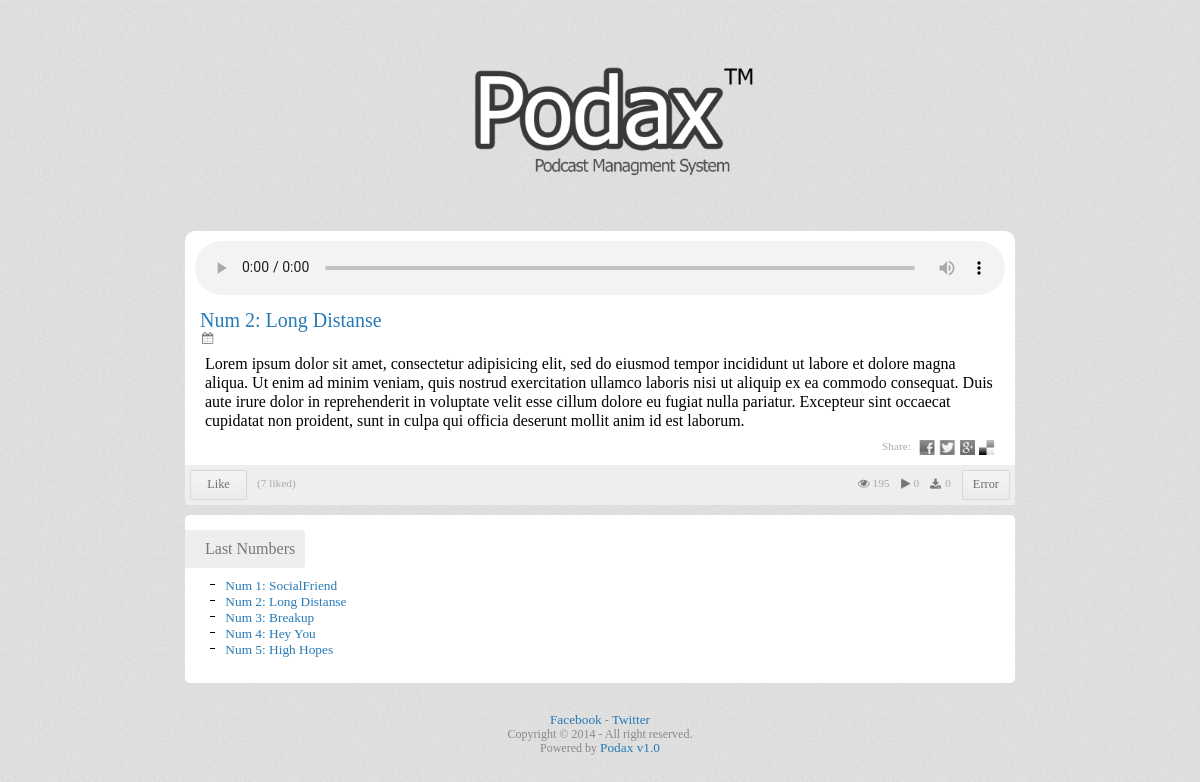
The app's page /index.php?id=2 with its own data.
### tables this page shows
CREATE TABLE IF NOT EXISTS `posts` (
  `id` int(10) NOT NULL AUTO_INCREMENT,
  `name` varchar(50) NOT NULL,
  `description` text NOT NULL,
  `link` text NOT NULL,
  `like_count` int(11) NOT NULL,
  `views` int(11) NOT NULL,
  `dl_count` int(11) NOT NULL,
  `play_count` int(11) NOT NULL,
  `date` varchar(50) NOT NULL,
  PRIMARY KEY (`id`)
);

### index.php (the view, shortened to what this page needs)
<!DOCTYPE html>
<?php
	include('functions.php');
?>
<html>
    <head>
        <link rel="stylesheet" type="text/css" href="styles/reset.css">
        <link rel="stylesheet" type="text/css" href="styles/style.css">
    </head>
    <body>
        <div id="container">
            <div id="container-div" class="center">
                <div id="logo">
                <a href="/"><img src="images/logo.png" alt=""></a>
                </div>
                <div id="last-describ">
                    <audio controls preload="none" onplay="playcount(<?php get_detail(0,'info','echo');?>);">
                      <source src="<?php get_detail(5,'info','echo');?>" type="audio/mpeg">
                    </audio>
                    <span>
                        <a href="/index.php?id=<?php get_detail(0,'info','echo');?>"><h2><?php echo get_lang(11,'return')." ". get_detail(0,'info','return') . ": " . get_detail(1,'info','return'); ?></h2></a>
                        <span id="description"><span class="icon" id="calendar"></span><?php get_detail(8,'info','echo');?></span>
                        <p>
                            <?php get_detail(2,'info','echo');?>
                        </p>
                        <span id="last-describ-opt-share"><label><?php get_lang(4);?>:</label>
                            <span>
                           <a href="javascript:window.open('https://www.facebook.com/sharer/sharer.php?u=<?php get_detail(3,'options','echo');?>index.php?id=<?php get_detail(0,'info','echo');?>&t=<?php echo get_lang(11,'return')." ". get_detail(0,'info','return') . ": " . get_detail(1,'info','return') ?>','Share','width=500,height=260')"><span class="content-posts-bottom-options-sharing-item" id="content-posts-bottom-options-sharing-fb"></span></a>
                           <a href="javascript:window.open('https://twitter.com/intent/tweet?original_referer=&related=anywhereTheJavascriptAPI&text=<?php echo get_lang(11,'return')." ". get_detail(0,'info','return') . ": " . get_detail(1,'info','return') ?>&hashtags=<?php get_detail(1,'options','echo') ?>&tw_p=tweetbutton&url==<?php get_detail(3,'options','echo');?>index.php?id=<?php get_detail(0,'info','echo');?>','Tweet','width=500,height=260')"><span class="content-posts-bottom-options-sharing-item" id="content-posts-bottom-options-sharing-tw"></span></a>
                           <a href="javascript:window.open('https://plus.google.com/share?url==<?php get_detail(3,'options','echo');?>index.php?id=<?php get_detail(0,'info','echo');?>','Share','width=500,height=260')"><span class="content-posts-bottom-options-sharing-item" id="content-posts-bottom-options-sharing-pl"></span></a>
                           <a href="javascript:window.open('http://delicious.com/post?url==<?php get_detail(3,'options','echo');?>index.php?id=<?php get_detail(0,'info','echo');?>&title=<?php echo get_lang(11,'return')." ". get_detail(0,'info','return') . ": " . get_detail(1,'info','return') ?>','Share','width=500,height=360')"><span class="content-posts-bottom-options-sharing-item" id="content-posts-bottom-options-sharing-de"></span></a>
                            </span>
                       </span>
                    </span>
                </div>
                <div id="last-describ-opt">
                    <span id="last-describ-opt-like"><button class="button" id="liker" onclick="like(<?php get_detail(0,'info','echo');?>,<?php get_detail(3,'info','echo');?>);"><?php get_lang(1);?></button> <span id="like_count">(<span id="like_count_num"><?php get_detail(3,'info','echo');?></span> <?php get_lang(2);?>)</span></span>
                    <a href="functions.php?action=download&id=<?php get_detail(0,'info','echo');?>&file=<?php get_detail(5,'info','echo');?>" onclick="downloadcount();"><button id="last-describ-opt-dl" class="button"><?php get_size(get_detail(5,'info','return')); ?></button></a>
                      <span id="last-describ-opt-states">
                        <span class="last-describ-opt-st"><span class="icon" id="download"></span><span id="dlycount"><?php get_detail(6,'info','echo');?></span></span>
                        <span class="last-describ-opt-st"><span class="icon" id="play"></span><span id="playcount"><?php get_detail(7,'info','echo');?></span></span>
                        <span class="last-describ-opt-st" id="last-describ-opt-view"><span class="icon" id="view"></span><?php get_detail(4,'info','echo');?> </span>
                      </span>
                </div>
             <div id="archive">
                <span id="archive-header"><?php get_lang(6);?></span>
                        <ol>
                        <?php
                           $archive= mysql_query("select id,name from posts");
                            while($archiverow = mysql_fetch_array($archive))
                            {echo '<li>'  . '<a href="/index.php?id='. $archiverow[0] .'"> '.get_lang(11,'return').' '. $archiverow[0] .': '. $archiverow[1] .'</a></li>';
                            }
                        ?>
                    </ol>
                </div>
                <div id="copyright">
                    <a href="<?php get_detail(4,'options','echo');?>"><?php get_lang(7);?></a> - <a href="<?php get_detail(5,'options','echo');?>"><?php get_lang(8);?></a><br>
                    <?php get_lang(9);?> &copy; <?php echo Date('Y'); ?> - <?php get_lang(10);?>.<br>
                    <?php get_lang(12);?> <a href="/"><?php get_lang(0);?> v1.0</a>
                </div>
            </div>
        </div>
    </body>
</html>

### functions.php (shortened to what this page needs)
<?php
	function get_detail($num,$type,$output)
	{
        if($type=='options')
            {
                $optionstemp=mysql_query("SELECT * FROM options WHERE id=0");
                $options = mysql_fetch_array($optionstemp);
                switch ($output) {
                    case 'echo':
                        echo $options[$num];
                        break;
                    case 'return':
                        return $options[$num];
                        break;
                }
            }
        elseif ($type=='users')
            {
                $userstemp=mysql_query("SELECT * FROM users WHERE id=1");
                $users = mysql_fetch_array($userstemp);
                switch ($output) {
                    case 'echo':
                        echo $users[$num];
                        break;
                    case 'return':
                        return $users[$num];
                        break;
                    default:
                        return "Error";
                        break;
                }
            }
        elseif ($type=='info')
            {
                @$id=$_GET['id'];
                if(!isset($id))
                  {
                    $last=mysql_query("SELECT id,name,description,like_count,views,link,dl_count,play_count,date FROM posts ORDER BY id DESC LIMIT 1;");
                    $row = mysql_fetch_array($last);
                    switch ($output) {
                        case 'echo':
                            echo $row[$num];
                            break;
                        case 'return':
                            return $row[$num];
                            break;
                        default:
                            return "Error";
                            break;
                        }
                    }
                else
                  {
                    $last=mysql_query("SELECT id,name,description,like_count,views,link,dl_count,play_count FROM posts WHERE id=$id");
                    $row = mysql_fetch_array($last);
                    switch ($output) {
                        case 'echo':
                            echo $row[$num];
                            break;
                        case 'return':
                            return $row[$num];
                            break;
                        }
                  }
            }
    }
    function get_size($link)
    {
        @$size=round(filesize($_SERVER["DOCUMENT_ROOT"].$link)/1000000,1);
        if ($size)
        {echo get_lang(3,'return') . " (" .  $size . get_lang(13,'return') . ")";}
        else
        {echo "Error";}
    }
?>

### styles/style.css (style rules this page uses)
body { background: url('../images/bg.png') repeat; }
.center { display:table;margin: auto; }
#container { position:absolute; height:auto; width:100%; }
#container-div { position:relative; height:100%; width: calc(100% - 80px); max-width:830px; text-align:center; direction:ltr; }
#logo { width: 100%; }
#logo img { width: 50%; margin: 50px 0 0 0; }
#last-describ { position: relative; float: left; width: 100%; height: auto; margin: 40px 0 0 0; padding: 10px 0 10px 0; background: #fff; border-radius: 10px 10px 0 0; }
#last-describ audio { position:relative; width: calc(100% - 20px); }
h2 { margin: 10px 0 0 15px; text-align: left; font:normal 15pt tahoma; }
#description { margin: 0px 0 0 17px; text-align:left;float: left; width: 100%; color:#777; font:normal 8.5pt tahoma; }
#last-describ p { margin: 10px 20px 0 20px; text-align: left; float:left; font:normal 1em tahoma; direction: ltr; line-height:1.2em }
#last-describ-opt-share { position: relative; float: right; margin: 10px 20px 0 20px; width: 20% height: auto; font-size: 8.5pt; color: #aaa; font-family: tahoma; text-align:right; }
#last-describ-opt-share label { position: relative; float: left; }
#last-describ-opt-share span { position: relative; float: left; margin: 0 0 0 4px; }
.content-posts-bottom-options-sharing-item { position: relative; float: right; width: 16px; height: 15px; background: url('../images/sharing.png'); background-size: 99px 30px; margin: 3px 0 0 0px; text-align:right; }
#content-posts-bottom-options-sharing-fb { background-position: -83px 0px; }
#content-posts-bottom-options-sharing-tw { background-position: -66px 0px; }
#content-posts-bottom-options-sharing-pl { background-position: -49px 0px; }
#content-posts-bottom-options-sharing-de { background-position: 0px 0px; }
#last-describ-opt { position: relative; float: left; width: 100%; height: auto; margin: 0 0 0 0; padding: 10px 0 5px 0; background: #eee; border-radius: 0 0 4px 4px; direction: ltr; }
#last-describ-opt-like { position: relative; float: left; margin: 0 0 0 5px; background: #eee; border-radius: 0 0 10px 10px; direction: ltr; font-size: 8.5pt; color: #aaa; font-family: tahoma; }
#like_count { position: relative; float: left; margin: 2px 0 0 5px; background: #eee; border-radius: 0 0 10px 10px; direction: ltr; font-size: 8.5pt; color: #aaa; font-family: tahoma; }
#liker { position: relative; float: left; margin: -5px 5px 0 0; width: 57px; }
a { font-size: 10pt; color: #277ab6; text-decoration: none; }
#last-describ-opt-states { float:right;min-width:100px; margin-right:5px; }
.last-describ-opt-st { position: relative; float: right; margin: 2px 6px 0 5px; direction: ltr; font-size: 8.5pt; color: #aaa; font-family: tahoma; }
#last-describ-opt-dl { position: relative; float: right; margin: -5px 5px 0 0; }
.button { position: relative; float: left; width:auto; height: 30px; margin: 0 8px 0 0; padding: 4px 10px 6px 10px; font: normal 9.3pt tahoma; color: #6f6f6f; background: url('../images/gradiant-bg.png') repeat-x; background-size: 1px 34px; border: 1px #d7d7d7 solid; border-radius: 2px; cursor: pointer; }
#archive { position: relative; float: left; width: calc(100% - 10px); height: auto; padding: 10px 0 35px 10px; margin: 10px 0; background: #fff; border-radius: 5px; }
#archive-header { position: relative; float: left; width: auto; height: auto; margin: 5px 0 5px -10px; padding: 10px 10px 10px 20px; background: #eee; border-radius: 0 4px 4px 0; direction: ltr; color:#777; }
#archive ol { position: relative; float: left; width: 100%; margin: 5px 15px -10px 15px; text-align: left; direction: ltr; }
#archive ol li { position: relative; float: left; width: 100%; height: 16px; font: normal 9.3pt tahoma; color: #5f5f5f; }
#copyright { position: relative; float: left; width: 100%; height: auto; margin: 10px 0 0 0; padding: 10px 5px 40px 0; direction: ltr; color: #888; font-size: 9pt; font-family: tahoma; }
.icon { background: url('../images/icons.png') no-repeat; background-size: 45px 12px; position:relative; float:left; margin: 0 3px 0 0; }
#calendar { background-position: 0px 0px; width:12px; height:12px; }
#view { background-position: -12px 0px; width:12px; height:12px; }
#play { background-position: -24px 0px; width:10px; height:12px; }
#download { background-position: -34px 0px; width:12px; height:12px; }

### records on screen
posts: id "2", name "Long Distanse", description "Lorem ipsum dolor sit amet, consectetur adipisicing elit, sed do eiusmod tempor incididunt ut labore et dolore magna aliqua. Ut enim ad minim veniam, quis nostrud exercitation ullamco laboris nisi ut aliquip ex ea commodo consequat. Duis aute irure dolor in reprehenderit in voluptate velit esse cillum dolore eu fugiat nulla pariatur. Excepteur sint occaecat cupidatat non proident, sunt in culpa qui officia deserunt mollit anim id est laborum. 7 0 0 195"
posts: id "1", name "SocialFriend"
posts: id "3", name "Breakup"
posts: id "4", name "Hey You"
posts: id "5", name "High Hopes"

### other values on screen
get_lang(11,'return') "Num"
$lang[$langitem] "Share Like liked Last Numbers Facebook Twitter Copyright All right reserved Powered by Podax"
Date('Y') "2014"
